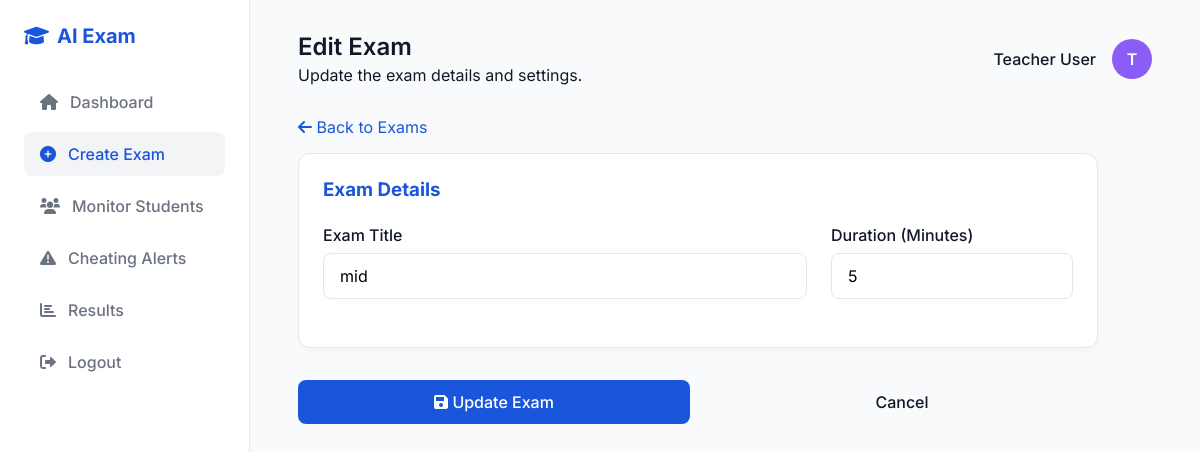
The page /teacher/edit_exam/1 (signed in) on the database as committed earlier.
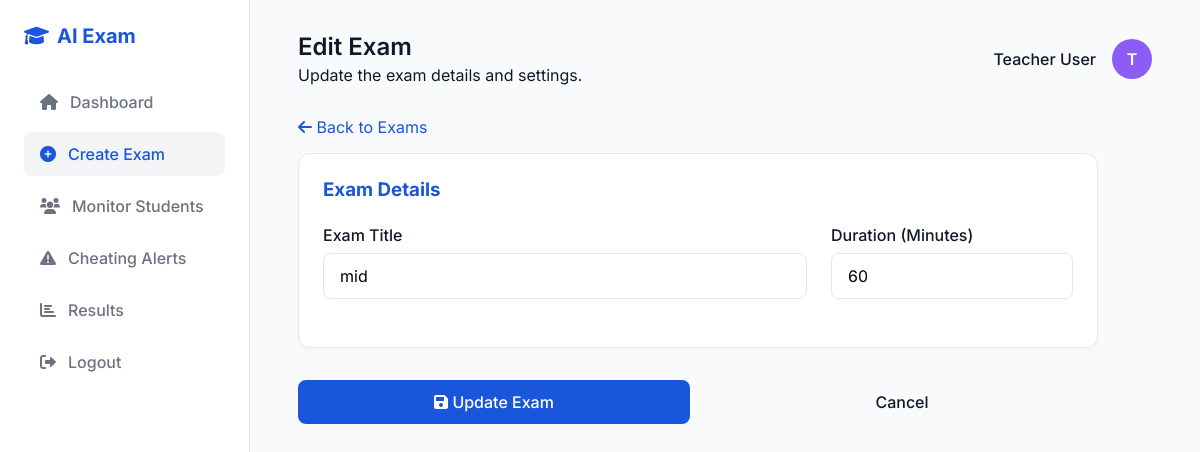
The same page on the database as committed later.
### tables this page shows
CREATE TABLE exams (
            id INTEGER PRIMARY KEY AUTOINCREMENT,
            exam_name TEXT NOT NULL,
            duration INTEGER NOT NULL,
            created_date DATETIME DEFAULT CURRENT_TIMESTAMP,
            created_by INTEGER NOT NULL,
            FOREIGN KEY (created_by) REFERENCES users (id)
        );

### app.py (the view, shortened to what this page needs)
@app.route('/teacher/edit_exam/<int:exam_id>', methods=['GET', 'POST'])
def edit_exam(exam_id):
    if session.get('role') != 'teacher':
        return redirect(url_for('login'))
    conn = get_db_connection()
    exam = conn.execute('SELECT * FROM exams WHERE id = ? AND created_by = ?', (exam_id, session['user_id'])).fetchone()
    if not exam:
        conn.close()
        flash('Exam not found or access denied.')
        return redirect(url_for('manage_exams'))
    conn.close()
    return render_template('edit_exam.html', exam=exam)

### app.py (called while the page is built)
def get_db_connection():
    conn = sqlite3.connect(DATABASE)
    conn.row_factory = sqlite3.Row
    return conn

### templates/edit_exam.html (shortened to what this page needs)
<!DOCTYPE html>
<html lang="en">
<head>
    <link rel="stylesheet" href="{{ url_for('static', filename='style.css') }}">
    <link href="https://cdnjs.cloudflare.com/ajax/libs/font-awesome/6.0.0/css/all.min.css" rel="stylesheet">
</head>
<body>
    <div class="dashboard-layout">
        <aside class="sidebar">
            <div class="sidebar-logo">
                <i class="fas fa-graduation-cap"></i> AI Exam
            </div>
            <nav class="sidebar-nav">
                <a href="{{ url_for('teacher_dashboard') }}" class="nav-link"><i class="fas fa-home"></i> Dashboard</a>
                <a href="{{ url_for('exam_hub') }}" class="nav-link active"><i class="fas fa-plus-circle"></i> Create Exam</a>
                <a href="#" class="nav-link"><i class="fas fa-users"></i> Monitor Students</a>
                <a href="{{ url_for('teacher_alerts') }}" class="nav-link"><i class="fas fa-exclamation-triangle"></i> Cheating Alerts</a>
                <a href="#" class="nav-link"><i class="fas fa-chart-bar"></i> Results</a>
                <a href="{{ url_for('logout') }}" class="nav-link"><i class="fas fa-sign-out-alt"></i> Logout</a>
            </nav>
        </aside>
        <main class="main-content">
            <header class="header">
                <div>
                    <div class="header-title">Edit Exam</div>
                    <p class="text-muted" style="margin-top: 0.25rem;">Update the exam details and settings.</p>
                </div>
                <div class="user-profile">
                    <span style="font-weight: 500;">{{ session['name'] }}</span>
                    <div class="avatar" style="background-color: #8B5CF6;">{{ session['name'][0] }}</div>
                </div>
            </header>
            <div style="margin-bottom: 1rem;">
                <a href="{{ url_for('manage_exams') }}" style="color: var(--primary); text-decoration: none;">
                    <i class="fas fa-arrow-left"></i> Back to Exams
                </a>
            </div>
            <form method="POST" action="{{ url_for('edit_exam', exam_id=exam.id) }}" style="max-width: 800px;">
                <div class="stat-card" style="margin-bottom: 2rem;">
                    <h3 style="margin-bottom: 1.5rem; color: var(--primary);">Exam Details</h3>
                    <div style="display: grid; grid-template-columns: 2fr 1fr; gap: 1.5rem;">
                        <div class="form-group mb-0">
                            <label class="form-label" for="exam_name">Exam Title</label>
                            <input class="form-input" type="text" id="exam_name" name="exam_name" value="{{ exam.exam_name }}" required>
                        </div>
                        <div class="form-group mb-0">
                            <label class="form-label" for="duration">Duration (Minutes)</label>
                            <input class="form-input" type="number" id="duration" name="duration" min="5" value="{{ exam.duration }}" required>
                        </div>
                    </div>
                </div>
                <div style="display: flex; gap: 1rem; margin-top: 1rem;">
                    <button type="submit" class="btn-primary"><i class="fas fa-save"></i> Update Exam</button>
                    <a href="{{ url_for('manage_exams') }}" class="btn-primary" style="background-color: var(--bg-alt); color: var(--text-main); text-decoration: none; display: inline-flex; align-items: center; justify-content: center;">Cancel</a>
                </div>
            </form>
        </main>
    </div>
</body>
</html>

Rows that differ between the two databases and show on the page:
changed exams "mid": duration "5" → "60"
